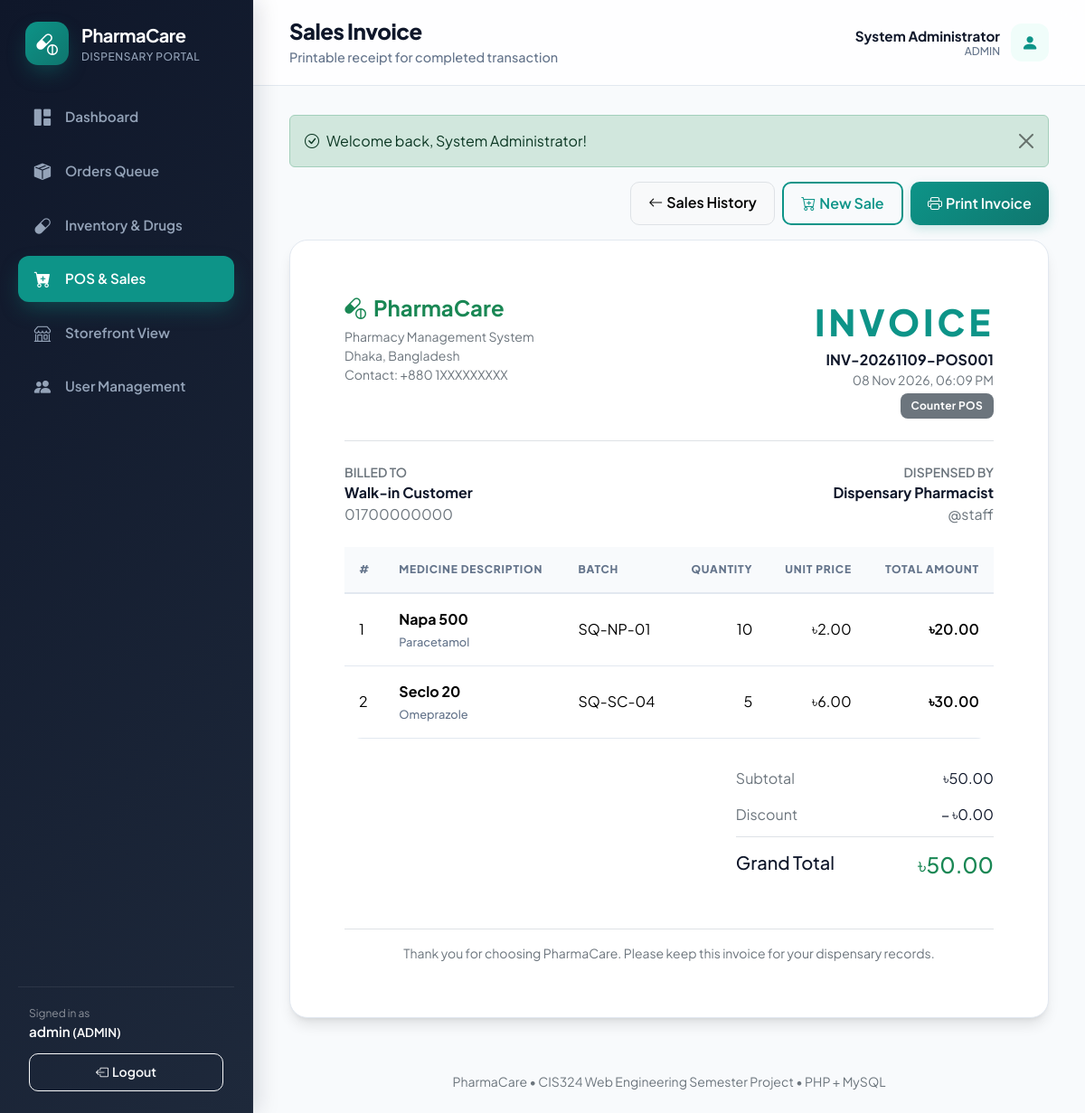
Screenshot of /index.php?page=invoice&id=1 (signed in) with the database file from the repository.
### tables this page shows
CREATE TABLE app_users (
    id INT AUTO_INCREMENT PRIMARY KEY,
    full_name VARCHAR(100) NOT NULL,
    username VARCHAR(50) NOT NULL UNIQUE,
    email VARCHAR(100) NULL UNIQUE,
    phone VARCHAR(30) NULL,
    address TEXT NULL,
    password VARCHAR(255) NOT NULL,
    role ENUM('ADMIN', 'STAFF', 'CUSTOMER') NOT NULL DEFAULT 'CUSTOMER',
    enabled TINYINT(1) NOT NULL DEFAULT 1,
    created_at DATETIME NOT NULL DEFAULT CURRENT_TIMESTAMP
);

CREATE TABLE sales (
    id INT AUTO_INCREMENT PRIMARY KEY,
    invoice_number VARCHAR(50) NOT NULL UNIQUE,
    sale_date DATETIME NOT NULL DEFAULT CURRENT_TIMESTAMP,
    customer_name VARCHAR(100) NULL,
    customer_phone VARCHAR(30) NULL,
    subtotal DECIMAL(10,2) NOT NULL,
    discount DECIMAL(10,2) NOT NULL DEFAULT 0.00,
    total_amount DECIMAL(10,2) NOT NULL,
    sold_by_id INT NOT NULL,
    channel VARCHAR(20) NOT NULL DEFAULT 'POS',
    order_id INT NULL,
    CONSTRAINT chk_sales_subtotal CHECK (subtotal >= 0),
    CONSTRAINT chk_sales_total CHECK (total_amount >= 0),
    CONSTRAINT fk_sales_sold_by FOREIGN KEY (sold_by_id) REFERENCES app_users(id) ON DELETE RESTRICT,
    CONSTRAINT fk_sales_order FOREIGN KEY (order_id) REFERENCES orders(id) ON DELETE SET NULL,
    INDEX idx_sale_date (sale_date),
    INDEX idx_sale_channel (channel),
    INDEX idx_sale_order (order_id)
);

CREATE TABLE sale_items (
    id INT AUTO_INCREMENT PRIMARY KEY,
    sale_id INT NOT NULL,
    medicine_id INT NOT NULL,
    medicine_name VARCHAR(120) NOT NULL,
    generic_name VARCHAR(120) NULL,
    batch_number VARCHAR(50) NOT NULL,
    quantity INT NOT NULL,
    unit_price DECIMAL(10,2) NOT NULL,
    line_total DECIMAL(10,2) NOT NULL,
    CONSTRAINT chk_sale_item_quantity CHECK (quantity > 0),
    CONSTRAINT chk_sale_item_price CHECK (unit_price >= 0 AND line_total >= 0),
    CONSTRAINT fk_sale_items_sale FOREIGN KEY (sale_id) REFERENCES sales(id) ON DELETE CASCADE,
    CONSTRAINT fk_sale_items_medicine FOREIGN KEY (medicine_id) REFERENCES medicines(id) ON DELETE RESTRICT,
    INDEX idx_sale_items_sale (sale_id)
);

### index.php (called while the page is built, shortened)
<?php
require_once __DIR__ . '/includes/functions.php';
$page = (string)($_GET['page'] ?? (user() && is_customer() ? 'catalog' : 'dashboard'));
require_login();
require __DIR__ . '/includes/header.php';
include __DIR__ . '/pages/' . $page . '.php';
require __DIR__ . '/includes/footer.php';

### includes/auth.php (called while the page is built, shortened)
<?php
function user(): ?array
{
    return $_SESSION['user'] ?? null;
}
function is_customer(): bool
{
    return (user()['role'] ?? '') === 'CUSTOMER';
}
function is_staff_or_admin(): bool
{
    return in_array(user()['role'] ?? '', ['STAFF', 'ADMIN'], true);
}
function require_login(): void
{
    static $verified = false;
    if ($verified) {
        return;
    }
    $row = fetch_one('SELECT id, full_name, username, role, enabled FROM app_users WHERE id = ?', [user()['id']]);
}

### config/database.php (called while the page is built, shortened)
<?php
function db(): PDO
{
    static $pdo = null;
    if ($pdo === null) {
        $dsn = 'mysql:host=' . DB_HOST . ';port=' . DB_PORT . ';dbname=' . DB_NAME . ';charset=utf8mb4';
        $options = [
            PDO::ATTR_ERRMODE            => PDO::ERRMODE_EXCEPTION,
            PDO::ATTR_DEFAULT_FETCH_MODE => PDO::FETCH_ASSOC,
            PDO::ATTR_EMULATE_PREPARES   => false,
        ];
        try {
            $pdo = new PDO($dsn, DB_USER, DB_PASS, $options);
            $pdo->exec("SET time_zone = '+06:00'");
        } catch (PDOException $e) {
            error_log('Database Connection Error: ' . $e->getMessage());
            http_response_code(500);
            die("
            <!doctype html>
            <html lang='en'>
            <head>
                <meta charset='utf-8'>
                <meta name='viewport' content='width=device-width, initial-scale=1'>
                <title>Database Service Unavailable | " . htmlspecialchars(APP_NAME, ENT_QUOTES, 'UTF-8') . "</title>
                <style>
                    body { font-family: -apple-system, BlinkMacSystemFont, 'Segoe UI', Roboto, sans-serif; background: #f8fafc; color: #1e293b; display: flex; align-items: center; justify-content: center; min-height: 100vh; margin: 0; padding: 20px; box-sizing: border-box; }
                    .card { max-width: 520px; width: 100%; background: #ffffff; border-radius: 12px; border: 1px solid #e2e8f0; padding: 36px 32px; box-shadow: 0 10px 15px -3px rgba(0,0,0,0.05); text-align: center; }
                    .icon { width: 56px; height: 56px; border-radius: 50%; background: #fee2e2; color: #dc2626; display: inline-flex; align-items: center; justify-content: center; font-size: 28px; margin: 0 auto 20px; }
                    h1 { color: #0f172a; margin: 0 0 12px; font-size: 22px; font-weight: 600; }
                    p { font-size: 15px; line-height: 1.6; color: #64748b; margin: 0 0 24px; }
                    .retry-btn { display: inline-block; background: #0284c7; color: #ffffff; text-decoration: none; padding: 10px 24px; border-radius: 6px; font-size: 14px; font-weight: 500; transition: background 0.2s; }
                    .retry-btn:hover { background: #0369a1; }
                </style>
            </head>
            <body>
                <div class='card'>
                    <div class='icon'>&#9888;</div>
                    <h1>Database Service Temporarily Unavailable</h1>
                    <p>We are currently experiencing technical difficulties establishing a secure connection to our database service. Our technical team has been notified. Please try refreshing the page in a few moments.</p>
                    <a href='javascript:location.reload()' class='retry-btn'>Try Again</a>
                </div>
            </body>
            </html>
            ");
        }
    }
    return $pdo;
}

### pages/invoice.php (the view, shortened to what this page needs)
<?php
$id = (int)($_GET['id'] ?? 0);
$orderId = (int)($_GET['order_id'] ?? 0);
$sale = null;
if ($id) {
    $sale = fetch_one('SELECT s.*, u.full_name AS sold_by_name, u.username AS sold_by_username FROM sales s JOIN app_users u ON u.id = s.sold_by_id WHERE s.id = ?', [$id]);
} elseif ($orderId) {
    $sale = fetch_one('SELECT s.*, u.full_name AS sold_by_name, u.username AS sold_by_username FROM sales s JOIN app_users u ON u.id = s.sold_by_id WHERE s.order_id = ?', [$orderId]);
    if ($sale) {
        $id = (int)$sale['id'];
    }
}
$items = fetch_all(
    'SELECT si.*,
            COALESCE(si.medicine_name, m.name) AS medicine_name,
            COALESCE(si.generic_name, m.generic_name) AS generic_name,
            COALESCE(si.batch_number, m.batch_number) AS batch_number
     FROM sale_items si
     LEFT JOIN medicines m ON m.id = si.medicine_id
     WHERE si.sale_id = ?
     ORDER BY si.id',
    [$id]
);
?>
<div class="d-flex justify-content-end gap-2 mb-3 no-print">
    <?php if (is_staff_or_admin()): ?>
        <a href="index.php?page=sales&tab=history" class="btn btn-light border">
            <i class="bi bi-arrow-left me-1"></i>Sales History
        </a>
        <a href="index.php?page=sales&tab=pos" class="btn btn-outline-primary">
            <i class="bi bi-cart-plus me-1"></i>New Sale
        </a>
    <?php else: ?>
        <a href="index.php?page=order_detail&id=<?= (int)$sale['order_id'] ?>" class="btn btn-light border">
            <i class="bi bi-arrow-left me-1"></i>Back to Order
        </a>
    <?php endif; ?>
    <button type="button" onclick="window.print()" class="btn btn-primary">
        <i class="bi bi-printer me-1"></i>Print Invoice
    </button>
</div>
<section class="invoice-sheet">
    <div class="d-flex justify-content-between align-items-start border-bottom pb-4 mb-4">
        <div>
            <div class="d-flex align-items-center gap-2 text-success h4 fw-bold">
                <i class="bi bi-capsule-pill"></i>PharmaCare
            </div>
            <div class="text-secondary small">
                Pharmacy Management System<br>
                Dhaka, Bangladesh<br>
                Contact: +880 1XXXXXXXXX
            </div>
        </div>
        <div class="text-end">
            <div class="invoice-title">INVOICE</div>
            <strong><?= e($sale['invoice_number']) ?></strong>
            <div class="small text-secondary"><?= e(nice_date($sale['sale_date'], true)) ?></div>
            <div class="mt-1">
                <?php if (($sale['channel'] ?? 'POS') === 'ONLINE'): ?>
                    <span class="badge text-bg-primary">Online Order</span>
                <?php else: ?>
                    <span class="badge text-bg-secondary">Counter POS</span>
                <?php endif; ?>
            </div>
        </div>
    </div>
    <div class="row mb-4">
        <div class="col-6">
            <div class="small text-secondary text-uppercase fw-semibold">Billed To</div>
            <strong><?= e($sale['customer_name'] ?: 'Walk-in Customer') ?></strong>
            <div class="text-secondary"><?= e($sale['customer_phone'] ?? '') ?></div>
        </div>
        <div class="col-6 text-end">
            <div class="small text-secondary text-uppercase fw-semibold">Dispensed By</div>
            <strong><?= e($sale['sold_by_name']) ?></strong>
            <div class="text-secondary">@<?= e($sale['sold_by_username']) ?></div>
        </div>
    </div>
    <div class="table-responsive mb-4">
        <table class="table">
            <thead>
                <tr>
                    <th style="width: 5%">#</th>
                    <th>Medicine Description</th>
                    <th>Batch</th>
                    <th class="text-end">Quantity</th>
                    <th class="text-end">Unit Price</th>
                    <th class="text-end">Total Amount</th>
                </tr>
            </thead>
            <tbody>
                <?php foreach ($items as $i => $it): ?>
                    <tr>
                        <td><?= $i + 1 ?></td>
                        <td>
                            <strong><?= e($it['medicine_name']) ?></strong>
                            <span class="subtext"><?= e($it['generic_name']) ?></span>
                        </td>
                        <td><?= e($it['batch_number']) ?></td>
                        <td class="text-end"><?= e((string)$it['quantity']) ?></td>
                        <td class="text-end"><?= money($it['unit_price']) ?></td>
                        <td class="text-end fw-semibold"><?= money($it['line_total']) ?></td>
                    </tr>
                <?php endforeach; ?>
            </tbody>
        </table>
    </div>
    <div class="row justify-content-end">
        <div class="col-sm-6 col-lg-5">
            <div class="d-flex justify-content-between py-2">
                <span class="text-secondary">Subtotal</span>
                <span><?= money($sale['subtotal']) ?></span>
            </div>
            <div class="d-flex justify-content-between py-2">
                <span class="text-secondary">Discount</span>
                <span>&minus; <?= money($sale['discount']) ?></span>
            </div>
            <div class="d-flex justify-content-between border-top pt-3 mt-1">
                <strong class="h5">Grand Total</strong>
                <strong class="h4 text-success"><?= money($sale['total_amount']) ?></strong>
            </div>
        </div>
    </div>
    <div class="border-top mt-5 pt-3 text-center text-secondary small">
        Thank you for choosing PharmaCare. Please keep this invoice for your dispensary records.
    </div>
</section>

### includes/header.php (shortened to what this page needs)
<?php
$active = match($page) {
    'order_detail' => 'orders',
    'invoice'      => 'sales',
    default        => $page
};
$heading = page_title($page);
$subtitles = [
    'dashboard'    => 'Real-time sales revenue, inventory health, and operations overview',
    'catalog'      => 'Browse, search, and order available medicines online',
    'cart'         => 'Review selected medicines and complete your order',
    'orders'       => is_customer() ? 'Track your active and previous medicine orders' : 'Staff order fulfillment and prescription verification queue',
    'order_detail' => 'Review order items, prescription documents, and fulfillment timeline',
    'medicines'    => 'Medicine inventory, stock levels, categories, and suppliers',
    'sales'        => 'Point of Sale counter billing and historical sales receipts',
    'invoice'      => 'Printable receipt for completed transaction',
    'login'        => 'Sign in to access your PharmaCare account',
    'register'     => 'Create a customer account to place medicine orders online',
    'users'        => 'Manage system credentials, personnel roles, authorizations, and passwords',
];
if (!user()) {
    $links = [
        ['catalog', 'capsule-pill', 'Browse Medicines', 'catalog'],
    ];
    $brandUrl = url('catalog');
    $brandSubtitle = 'Online Storefront';
} else {
    $pendingOrdersCount = 0;
    try {
        $pendingOrdersCount = (int)scalar("SELECT COUNT(*) FROM orders WHERE order_status IN ('PENDING', 'CONFIRMED')");
    } catch (Throwable $e) {}
    $ordersBadge = $pendingOrdersCount > 0 ? ' (' . $pendingOrdersCount . ')' : '';
    $links = [
        ['dashboard', 'grid-1x2-fill', 'Dashboard', 'dashboard'],
        ['orders', 'box-seam-fill', 'Orders Queue' . $ordersBadge, 'orders'],
        ['medicines', 'capsule', 'Inventory & Drugs', 'medicines'],
        ['sales', 'cart-plus-fill', 'POS & Sales', 'sales'],
        ['catalog', 'shop', 'Storefront View', 'catalog'],
    ];
    if (is_admin()) {
        $links[] = ['users', 'people-fill', 'User Management', 'users'];
    }
    $brandUrl = url('dashboard');
    $brandSubtitle = 'Dispensary Portal';
}
?>
<!doctype html>
<html lang="en">
<head>
<link href="https://cdn.jsdelivr.net/npm/bootstrap@5.3.3/dist/css/bootstrap.min.css" rel="stylesheet">
<link href="https://cdn.jsdelivr.net/npm/bootstrap-icons@1.11.3/font/bootstrap-icons.min.css" rel="stylesheet">
<link rel="stylesheet" href="assets/style.css">
</head>
<body>
<aside class="app-sidebar">
 <a class="brand" href="<?= e($brandUrl) ?>">
   <span class="brand-mark"><i class="bi bi-capsule-pill"></i></span>
   <span><strong>PharmaCare</strong><small><?= e($brandSubtitle) ?></small></span>
 </a>
 <nav class="sidebar-nav">
 <?php foreach ($links as [$dest, $icon, $label, $selected]):
   $linkUrl = str_contains($dest, '#') ? 'index.php?page=' . $dest : url($dest);
 ?>
   <a class="<?= ($active === $selected ? 'active' : '') ?>" href="<?= e($linkUrl) ?>">
     <i class="bi bi-<?= e($icon) ?>"></i>
     <span><?= e($label) ?></span>
   </a>
 <?php endforeach; ?>
 </nav>
 <?php if (user()): ?>
  <div class="sidebar-footer">
   <div class="small text-white-50">Signed in as</div>
   <div class="fw-semibold text-white text-truncate"><?= e(user()['username']) ?> <small>(<?= e(user()['role']) ?>)</small></div>
   <form method="post" action="actions.php">
     <button class="btn btn-sm btn-outline-light w-100" type="submit">
       <i class="bi bi-box-arrow-left me-1"></i><span>Logout</span>
     </button>
   </form>
  </div>
 <?php endif; ?>
</aside>
<div class="app-main">
 <header class="app-topbar">
  <div class="d-flex align-items-center gap-3">
    <div>
      <h1><?= e($heading) ?></h1>
      <p><?= e($subtitles[$page] ?? 'Pharmacy Management & Online Ordering System') ?></p>
    </div>
  </div>
  <div class="topbar-user">
   <?php if (user()): ?>
    <div class="text-end">
     <strong><?= e(user()['full_name']) ?></strong>
     <small><?= e(user()['role']) ?></small>
    </div>
    <div class="avatar"><i class="bi bi-person-fill"></i></div>
   <?php else: ?>
    <a href="<?= e(url('login')) ?>" class="btn btn-outline-primary btn-sm">Sign In</a>
    <a href="<?= e(url('register')) ?>" class="btn btn-primary btn-sm">Register</a>
   <?php endif; ?>
  </div>
 </header>
 <main class="content">

### rows the page displays
app_users: role "DISPENSARY PORTAL", username "admin", role "ADMIN", role "Printable receipt for completed transaction", full_name "System Administrator"
sales: invoice_number "INV-20261109-POS001", sale_date "08 Nov 2026, 06:09 PM", customer_name "Walk-in Customer", customer_phone "01700000000", sold_by.full_name "Dispensary Pharmacist", sold_by.username "staff", subtotal "৳50.00", discount "৳0.00", total_amount "৳50.00"
sale_items: medicine_name "Napa 500", generic_name "Paracetamol", batch_number "SQ-NP-01", quantity "10", unit_price "৳2.00", line_total "৳20.00"
sale_items: medicine_name "Seclo 20", generic_name "Omeprazole", batch_number "SQ-SC-04", quantity "5", unit_price "৳6.00", line_total "৳30.00"

### other values shown
$label "Dashboard"
$label "Orders Queue"
$label "Inventory & Drugs"
$label "POS & Sales"
$label "Storefront View"
$label "User Management"
$heading "Sales Invoice"
$f['text'] "Welcome back, System Administrator!"
